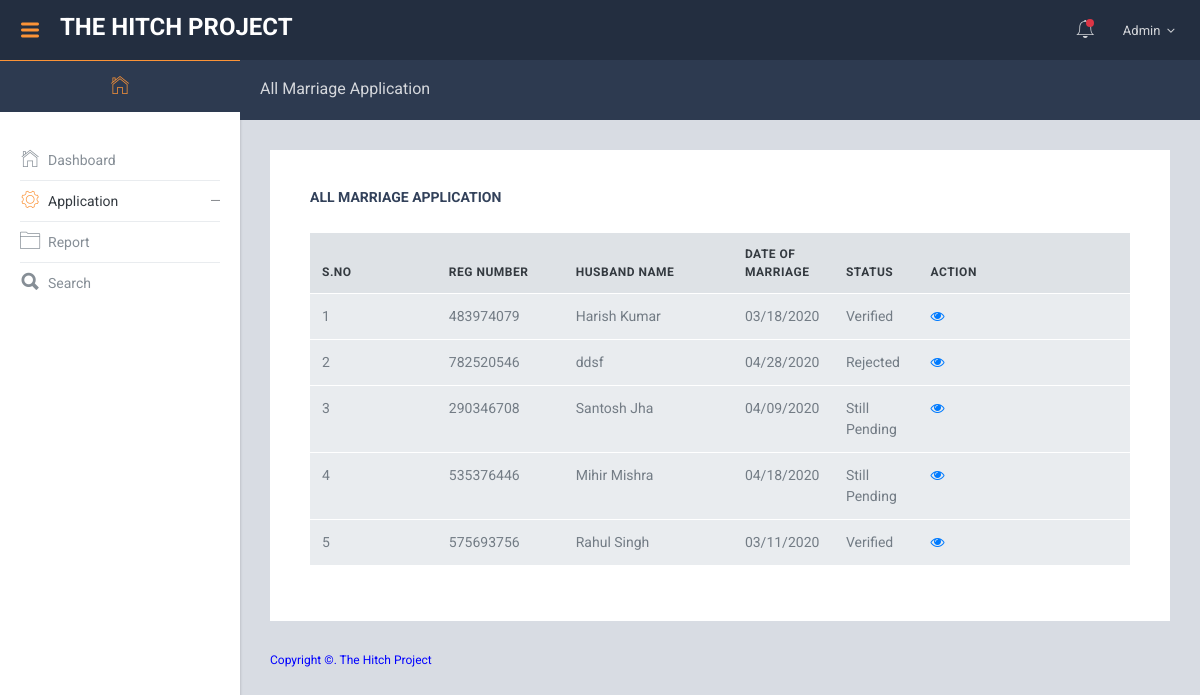
The page /admin/all-marriage-application.php (signed in) on the database its author committed.
### tables this page shows
CREATE TABLE `tblregistration` (
  `ID` int(10) NOT NULL,
  `RegistrationNumber` varchar(100) DEFAULT NULL,
  `UserID` int(10) DEFAULT NULL,
  `DateofMarriage` varchar(200) NOT NULL,
  `HusbandName` varchar(200) DEFAULT NULL,
  `HusImage` varchar(200) NOT NULL,
  `HusbandReligion` varchar(50) DEFAULT NULL,
  `Husbanddob` varchar(200) DEFAULT NULL,
  `HusbandSBM` varchar(50) DEFAULT NULL,
  `HusbandAdd` mediumtext DEFAULT NULL,
  `HusbandZipcode` int(10) DEFAULT NULL,
  `HusbandState` varchar(200) DEFAULT NULL,
  `HusbandAdharno` varchar(200) DEFAULT NULL,
  `WifeName` varchar(200) DEFAULT NULL,
  `WifeImage` varchar(200) NOT NULL,
  `WifeReligion` varchar(200) DEFAULT NULL,
  `Wifedob` varchar(200) DEFAULT NULL,
  `WifeSBM` varchar(50) DEFAULT NULL,
  `WifeAdd` mediumtext DEFAULT NULL,
  `WifeZipcode` int(10) DEFAULT NULL,
  `WifeState` varchar(200) DEFAULT NULL,
  `WifeAdharNo` varchar(200) DEFAULT NULL,
  `WitnessNamefirst` varchar(200) DEFAULT NULL,
  `WitnessAddressFirst` mediumtext DEFAULT NULL,
  `WitnessNamesec` varchar(200) DEFAULT NULL,
  `WitnessAddresssec` mediumtext DEFAULT NULL,
  `WitnessNamethird` varchar(200) DEFAULT NULL,
  `WitnessAddressthird` mediumtext DEFAULT NULL,
  `RegDate` timestamp NOT NULL DEFAULT current_timestamp() ON UPDATE current_timestamp(),
  `Status` varchar(100) DEFAULT NULL,
  `Remark` varchar(120) DEFAULT NULL,
  `UpdationDate` timestamp NULL DEFAULT NULL ON UPDATE current_timestamp()
);

### admin/all-marriage-application.php (the view, shortened to what this page needs)
<?php
include('includes/dbconnection.php');
if (strlen($_SESSION['omrsaid']==0)) {
  header('location:logout.php');
  } else{
  ?>
<!DOCTYPE html>
<html lang="en">
  <head>
    <link href="lib/font-awesome/css/font-awesome.css" rel="stylesheet">
    <link href="lib/Ionicons/css/ionicons.css" rel="stylesheet">
    <link href="lib/perfect-scrollbar/css/perfect-scrollbar.css" rel="stylesheet">
    <link href="lib/jquery-toggles/toggles-full.css" rel="stylesheet">
    <link href="lib/highlightjs/github.css" rel="stylesheet">
    <link href="lib/datatables/jquery.dataTables.css" rel="stylesheet">
    <link href="lib/select2/css/select2.min.css" rel="stylesheet">
    <link rel="stylesheet" href="css/amanda.css">
  </head>
  <body>
<?php include_once('includes/header.php');
include_once('includes/sidebar.php');
 ?>
    <div class="am-pagetitle">
      <h5 class="am-title">All Marriage Application</h5>
    </div>
    <div class="am-mainpanel">
      <div class="am-pagebody">
        <div class="card pd-20 pd-sm-40">
          <h6 class="card-body-title">All Marriage Application</h6>
          <div class="table-wrapper" style="padding-top: 20px">
            <table id="datatable1" class="table display responsive nowrap">
              <thead>
                <tr>
                  <th class="wd-15p">S.No</th>
                  <th class="wd-15p">Reg Number</th>
                  <th class="wd-20p">Husband Name</th>
                  <th class="wd-10p">Date of Marriage</th>
                  <th class="wd-10p">Status</th>
                  <th class="wd-25p">Action</th>
                </tr>
              </thead>
              <tbody>
                <?php
$sql="SELECT * from tblregistration";
$query = $dbh -> prepare($sql);
$query->execute();
$results=$query->fetchAll(PDO::FETCH_OBJ);
$cnt=1;
if($query->rowCount() > 0)
{
foreach($results as $row)
{               ?>
                <tr>
                  <td><?php echo htmlentities($cnt);?></td>
                  <td><?php  echo htmlentities($row->RegistrationNumber);?></td>
                  <td><?php  echo htmlentities($row->HusbandName);?></td>
                  <td><?php  echo htmlentities($row->DateofMarriage);?></td>
                <?php if($row->Status==""){ ?>
                     <td><?php echo "Still Pending"; ?></td>
<?php } else { ?>                  <td><?php  echo htmlentities($row->Status);?>
                  </td>
                  <?php } ?>
                  <td><a href="view-marriage-application-detail.php?viewid=<?php echo htmlentities ($row->ID);?>"><i class="fa fa-eye" aria-hidden="true"></i></a></td>
                </tr>
              <?php $cnt=$cnt+1;}} ?>
              </tbody>
            </table>
          </div>
        </div>
      </div>
     <?php include_once('includes/footer.php');?>
    </div>
  </body>
</html>
<?php }  ?>

### admin/includes/header.php (shortened to what this page needs)
 <div class="am-header">
      <div class="am-header-left">
        <a id="naviconLeft" href="" class="am-navicon d-none d-lg-flex"><i class="icon ion-navicon-round"></i></a>
        <a href="index.html" class="am-logo">THE HITCH PROJECT</a>
      </div>
      <div class="am-header-right">
        <div class="dropdown dropdown-notification">
          <a href="" class="nav-link pd-x-7 pos-relative" data-toggle="dropdown">
            <i class="icon ion-ios-bell-outline tx-24"></i>
            <span class="square-8 bg-danger pos-absolute t-15 r-0 rounded-circle"></span>
          </a>
        </div>
        <div class="dropdown dropdown-profile">
          <a href="" class="nav-link nav-link-profile" data-toggle="dropdown">
            <?php
$aid=$_SESSION['omrsaid'];
$sql="SELECT AdminName,Email from  tbladmin where ID=:aid";
$query = $dbh -> prepare($sql);
$query->bindParam(':aid',$aid,PDO::PARAM_STR);
$query->execute();
$results=$query->fetchAll(PDO::FETCH_OBJ);
$cnt=1;
if($query->rowCount() > 0)
{
foreach($results as $row)
{               ?>
            <span class="logged-name"><span class="hidden-xs-down"><?php  echo $row->AdminName;?></span> <i class="fa fa-angle-down mg-l-3"></i></span><?php $cnt=$cnt+1;}} ?>
          </a>
        </div>
      </div>
    </div>

### rows shown on the page
tblregistration: RegistrationNumber "483974079", HusbandName "Harish Kumar", DateofMarriage "03/18/2020", Status "Verified"
tblregistration: RegistrationNumber "782520546", HusbandName "ddsf", DateofMarriage "04/28/2020", Status "Rejected"
tblregistration: RegistrationNumber "290346708", HusbandName "Santosh Jha", DateofMarriage "04/09/2020", shows "Still Pending"
tblregistration: RegistrationNumber "535376446", HusbandName "Mihir Mishra", DateofMarriage "04/18/2020", shows "Still Pending"
tblregistration: RegistrationNumber "575693756", HusbandName "Rahul Singh", DateofMarriage "03/11/2020", Status "Verified"

### other values the page prints
$row->AdminName "Admin"
